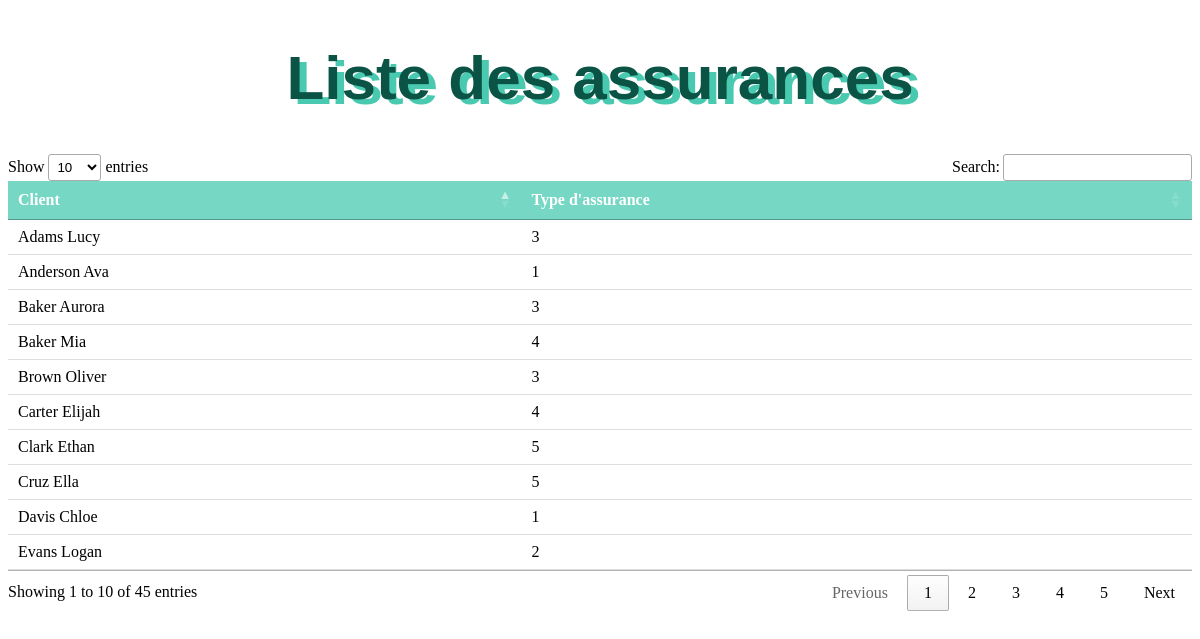
The page /assurances/ on the database its author committed.
### pharmacieapp/models.py (models this page shows)
class Assurance(models.Model):
    ID_client = models.ForeignKey(Client, on_delete=models.CASCADE)
    Type_assurance = models.IntegerField(null=False, validators=[MinValueValidator(1)])

class Client(models.Model):
    ID_client = models.AutoField(primary_key=True)
    Nom_client = models.CharField(max_length=100, null=False)
    Prenom_client = models.CharField(max_length=100, null=False)
    Age_Client = models.IntegerField(null=False, validators=[MinValueValidator(1)])
    Num_sec_social_client = models.CharField(max_length=13, unique=True, validators=[RegexValidator(r'^\d{13}$', message='Num_sec_social_client must be 13 digits.')])

### pharmacieapp/views.py (the view)
# urls.py: path('assurances/', assurances_list, name='assurances_list'),
def assurances_list(request):
    assurances = Assurance.objects.all()
    return render(request, 'assurances_list.html', {'assurances': assurances})

### pharmacieapp/templates/assurances_list.html (shortened to what this page needs)
<!DOCTYPE html>
<html>
<head>
</head>
<body>
    <style>
        body {
            background-image: url('https://img.freepik.com/vecteurs-libre/antecedents-medicaux-propres_53876-97927.jpg?w=1380&t=st=1698863667~exp=1698864267~hmac=373020ddd6ef93ea2bf3a0eaec7bf14f9daf46f95ff3e6b21ecd26876bfdb585');
            background-size: cover;
            background-repeat: no-repeat;
            background-attachment: fixed;
            background-color: transparent;
        }
        h1 {
            text-align: center;
            font-weight: bold;
            font-family: Arial, sans-serif;
            font-size: 62px;
            color: #0b5345;
            text-shadow: 7px 5px 0   #48c9b0;
        }
        table {
            border-collapse: collapse;
            width: 100%;
        }
        th, td {
            padding: 8px;
            text-align: left;
            border-bottom: 1px solid #ddd;
        }
        thead {
            background-color: #76d7c4; /* Couleur de fond de l'en-tête */
            color: white; /* Couleur du texte de l'en-tête */
        }
        tbody tr:nth-child(even) {
            background-color: #f2f2f2; /* Couleur de fond des lignes paires */
        }
        tbody tr:nth-child(odd) {
            background-color: #e1f0e1; /* Couleur de fond des lignes impaires */
        }
    </style>
    <h1>Liste des assurances</h1>
    <table id="assurances-table">
        <thead>
            <tr>
                <th>Client</th>
                <th>Type d'assurance</th>
            </tr>
        </thead>
        <tbody>
            {% for assurance in assurances %}
            <tr>
                <td>{{ assurance.ID_client.Nom_client }} {{ assurance.ID_client.Prenom_client }}</td>
                <td>{{ assurance.Type_assurance }}</td>
            </tr>
            {% endfor %}
        </tbody>
    </table>
</body>
</html>
<link rel="stylesheet" href="https://cdn.datatables.net/1.11.5/css/jquery.dataTables.min.css">

### pharmacieapp/templates/assurances_list.html (style rules this page uses)
body { background-image: url('https://img.freepik.com/vecteurs-libre/antecedents-medicaux-propres_53876-97927.jpg?w=1380&t=st=1698863667~exp=1698864267~hmac=373020ddd6ef93ea2bf3a0eaec7bf14f9daf46f95ff3e6b21ecd26876bfdb585'); background-size: cover; background-repeat: no-repeat; background-attachment: fixed; background-color: transparent; }
h1 { text-align: center; font-weight: bold; font-family: Arial, sans-serif; font-size: 62px; color: #0b5345; text-shadow: 7px 5px 0 #48c9b0; }
table { border-collapse: collapse; width: 100%; }
th, td { padding: 8px; text-align: left; border-bottom: 1px solid #ddd; }
thead { background-color: #76d7c4; color: white; }
tbody tr:nth-child(even) { background-color: #f2f2f2; }
tbody tr:nth-child(odd) { background-color: #e1f0e1; }

### rows shown on the page
Assurance: ID_client.Nom_client "Brown", ID_client.Prenom_client "Oliver", Type_assurance "3"
Assurance: ID_client.Nom_client "Anderson", ID_client.Prenom_client "Ava", Type_assurance "1"
Assurance: ID_client.Nom_client "Adams", ID_client.Prenom_client "Lucy", Type_assurance "3"
Assurance: ID_client.Nom_client "Baker", ID_client.Prenom_client "Mia", Type_assurance "4"
Assurance: ID_client.Nom_client "Clark", ID_client.Prenom_client "Ethan", Type_assurance "5"
Assurance: ID_client.Nom_client "Davis", ID_client.Prenom_client "Chloe", Type_assurance "1"
Assurance: ID_client.Nom_client "Evans", ID_client.Prenom_client "Logan", Type_assurance "2"
Assurance: ID_client.Nom_client "Baker", ID_client.Prenom_client "Aurora", Type_assurance "3"
Assurance: ID_client.Nom_client "Carter", ID_client.Prenom_client "Elijah", Type_assurance "4"
Assurance: ID_client.Nom_client "Cruz", ID_client.Prenom_client "Ella", Type_assurance "5"
